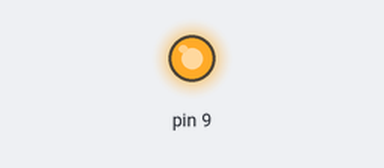
The sketch below on a simulated Arduino Uno, built with avr-gcc and run on an emulated ATmega328P. On the bench: output pins drawn as LEDs (lit = HIGH).

Above: at 0.6 s.
Timing chart, 0 to 2.1 s (numbered marks = the images above):
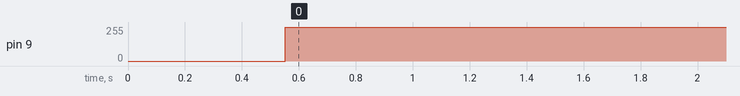

The sketch:

fastPWM_practice.ino
```cpp
/** Includes **/
#include <stdint.h>
//#include <Arduino.h>


/** Memory mapped register defines **/
#define REG_DDRB (*((volatile uint8_t*) 0x24))

#define REG_TCCR1A (*((volatile uint8_t*) 0x80))
#define REG_TCCR1B (*((volatile uint8_t*) 0x81))
#define REG_OCR1AH (*((volatile uint8_t*) 0x89))
#define REG_OCR1AL (*((volatile uint8_t*) 0x88))

/** Function declarations **/
void myHardDelay(uint32_t delayInMsec);

int main()
{
  /*
    Specifications:
    1.Output a square wave on pin OC1A, which is PB1
    2. Make the duty cycle customizable, and make it proportional to OCR1A / TOP (aka non-inverting mode)
    3. Use the fast PWM mode that sets the TOP value as 0x03FF == 1023
    4. Use a Timer/counter 1 clock source of f_MCU / 1.
      Note: this will give a period of T = TOP * prescalar / f_MCU
   */

   /*
     Determine bit fields
     WGM1[3:0] = 0B0111 for fast PWM mode where TOP = 0x03FF = 1023
     COM1A[1:0] = 0b10 for non-inverting mode on pin OCR1A / PB1
     CS1[2:0] = 0b001 for a clock prescalar of / 1 (no prescalar)
        Now our timer will increment every 1/16MHz = 62.5ns
    */

    // Set the registers

    //Configure PB1 as an output
    REG_DDRB = 02;
    //TCCR1A contains COM1A[1:0] bit field and the WGM1[1:0] partial bit field.
    //    COM1A[1:0] cat 0b0000 cat WGM1[1:0] == 0b10 cat 0b0000 cat 0b11 == 0b10000011 == 0x83
    REG_TCCR1A = 0x83;

    // Set the initial duty cycle to 25%. Do this before the timer is turned on,
     //which happens when CS1 is no longer 0b000 (this is
     //done when TCCR1B is configured, so do it before then!)
    uint16_t high_time = 256;
    REG_OCR1AH = high_time >> 8;
    REG_OCR1AL = high_time & 0x00FF;

    //TCCR1B = 0b000 cat WGM1[3:2] cat CS1[2:0] == 0b000 cat 0b01 cat 0b001 == 0b00001001 == 0x09
    REG_TCCR1B = 0x09;

    //continuously cycle the brightness
    while(1)
    {
        for(high_time = 0; high_time < 1024; high_time++)
        {
          REG_OCR1AH = high_time >> 8;
          REG_OCR1AL = high_time & 0x00FF;
         myHardDelay(1);
        }

          myHardDelay(100);
//        for(high_time = 1023; high_time > 0; high_time--)
//        {
//          REG_OCR1AH = high_time >> 8;
//          REG_OCR1AL = high_time & 0x00FF;
//          myHardDelay(1);
//        }

    }

}

 void myHardDelay(uint32_t delayInMsec)
  {
    volatile uint16_t delayCount;
    volatile uint16_t i;
    delayCount = delayInMsec * 373;
    for(i=0;i <delayCount; i++){
    }
  }
```

Measured:
- by itself, pin 9: 0/255 → 255/255 at 0.55 s
